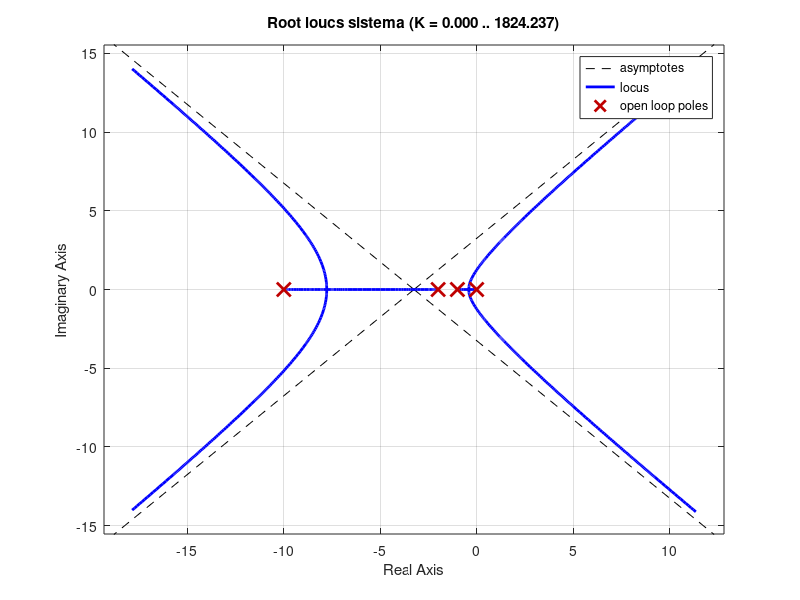

The MATLAB source for this figure: (Note: this script raises an error after producing the figure.)
%% Controlador I:

% ESTA MAL CORREGIRLO TODO. MIRAR ADEMAS LA LONGITUD DE NUM Y DEN
% Definicion de la planta
% Valor de k para el controlador P
k = 92.89;
% Punto donde se cortan
pto = -0.9360 + 3.0280i;

num = [0 0 0 1];
den = conv([1 1],conv([1 2],[1 10]));
numI = num*k;
denI = conv ([1 0],den);
sistema = tf(numI,denI)


% Lugar geometrico de las raices
figure(1);
rlocus(sistema);


% Calculo del porcentaje de sobrepaso de los polos, 
wn = abs(pto);
wd = abs(imag(pto));
alfa = abs(real(pto));
r=alfa/wn;
theta = acos(r);
'Porcentaje de sobrepaso'
os = exp(-pi*r/sqrt(1-r*r))*100
'Tiempo de pico'
Tp = pi/wd
'Tiempo de asentamiento'
Ta = 4/alfa



% Error en estado estable 
'Error en estado estable'
kp = k / 0*1*2*10;
e = 1 /(1+kp)

numIH = k*denI;
denIH = conv(denI,denI + [zeros(1,length(denI)-1) k]);
tf(numIH,denIH)

figure(2);
step(numIH,denIH);